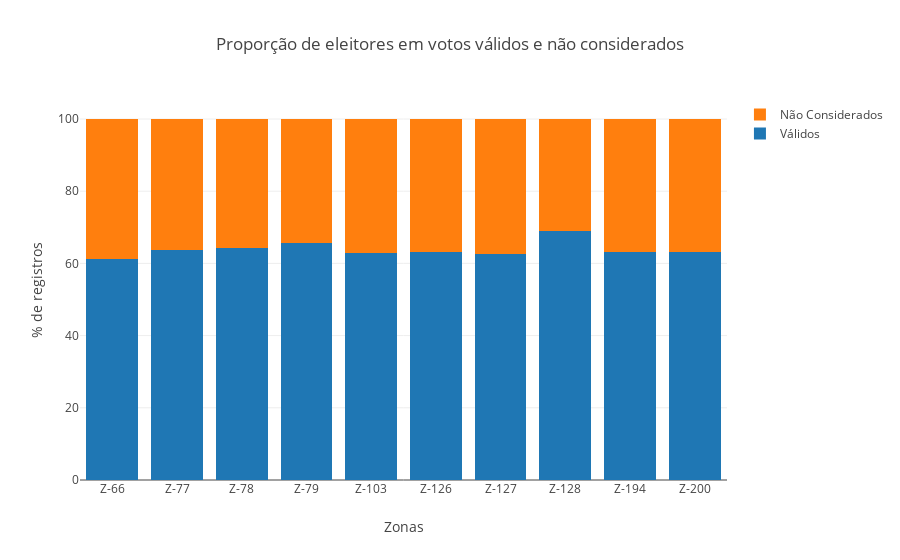

The cell this chart's notebook holds for it:
### Markdown cell above
#### Proporção de eleitores considerados (votos válidos) em relação aos não considerados

### Code cell
agrupado_por_zona = getConsolidateNumbersByZona(df)
zonas = agrupado_por_zona.index.values

_zonas = list(map(lambda z : 'Z-{}'.format(z), zonas))

props = ['votos_nominais', 'nao_considerados']
labels = { 'votos_nominais': 'Válidos', 'nao_considerados': 'Não Considerados' }
title = 'Proporção de eleitores em votos válidos e não considerados'
traces = generateDataToStackedBar(go=go, x=_zonas, props=props, labels=labels, df=agrupado_por_zona)
fig = generatedStackedBar(go=go, data=traces, title=title, x='Zonas', y='% de registros')
py.iplot(fig)

### Figure 1 — Plotly figure (JSON) as saved in the notebook; plotly's stock layout.template omitted (floating-point values rounded to 4 significant figures)
{"data": [{"name": "Válidos", "type": "bar", "uid": "ed8f2774-e058-11e8-b858-5cc9d399d62a", "x": ["Z-66", "Z-77", "Z-78", "Z-79", "Z-103", "Z-126", "Z-127", "Z-128", "Z-194", "Z-200"], "y": [61.33, 63.6, 64.35, 65.53, 62.75, 63.21, 62.72, 69.06, 63.15, 63.21]}, {"name": "Não Considerados", "type": "bar", "uid": "ed8f2775-e058-11e8-b858-5cc9d399d62a", "x": ["Z-66", "Z-77", "Z-78", "Z-79", "Z-103", "Z-126", "Z-127", "Z-128", "Z-194", "Z-200"], "y": [38.67, 36.4, 35.65, 34.47, 37.25, 36.79, 37.28, 30.94, 36.85, 36.79]}], "layout": {"barmode": "stack", "title": "Proporção de eleitores em votos válidos e não considerados", "xaxis": {"title": "Zonas"}, "yaxis": {"title": "% de registros"}}}
